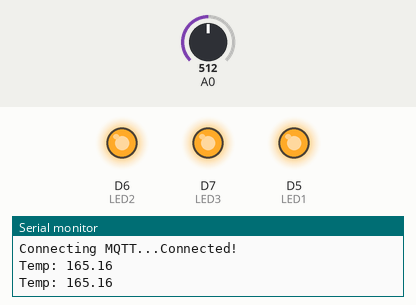
Recording of a sketch running on a simulated ESP8266 (NodeMCU). On the bench: output pins drawn as LEDs (lit = HIGH), the last lines printed to the serial monitor. Inputs (shaded band) come from the test bench; at power-on: A0 = 512. WiFi joins after 1.5 s; servers stay silent unless stated; no MQTT or app messages arrive unless stated.

Above: at 2.7 s.
2.8 s: A0 set to 138
5.5 s: A0 set to 124
At 6.2 s:
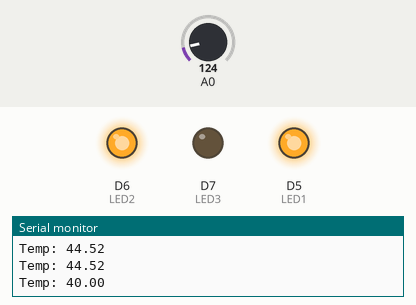
7.0 s: A0 set to 30
At 8.7 s:
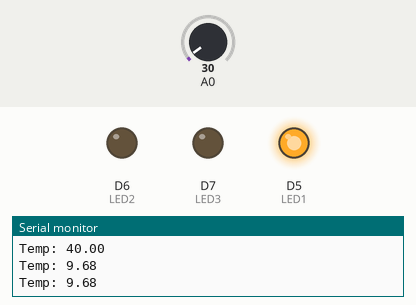
9.0 s: A0 set to 122
At 10.5 s:
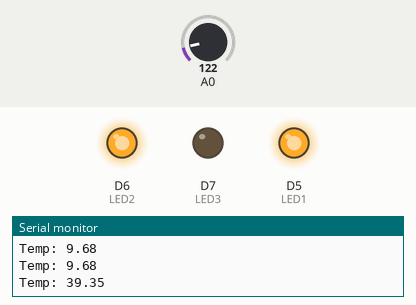
11.0 s: A0 set to 27
At 12.0 s:
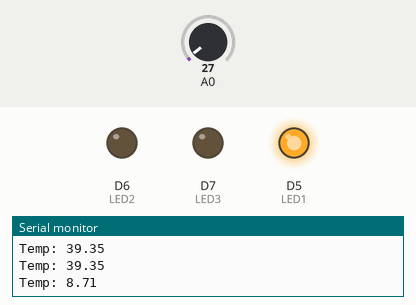
Timing chart, 0 to 14.0 s (numbered marks = the images above; inputs shaded):
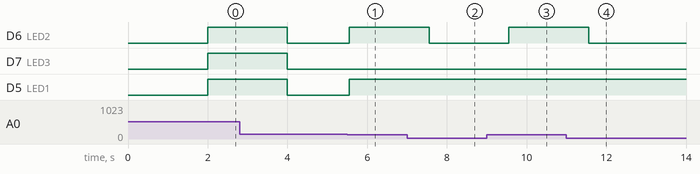

Measured:
- the behaviour switches between 125 and 124 on A0 (found by bisection; images 0 and 1)
- after the input at 5.5 s, D6 (LED2), D5 (LED1): LOW → HIGH after 0.05 s instead of 0.50 s; D7 (LED3): stays LOW (without the input it goes to HIGH after 0.50 s)
- after the input at 7.0 s, D6 (LED2): HIGH → LOW after 0.55 s
- after the input at 9.0 s, D6 (LED2): LOW → HIGH after 0.55 s
- after the input at 11.0 s, D6 (LED2): HIGH → LOW after 0.55 s

The sketch:

ESP8266_ResearchProject.ino
```cpp
#include <ESP8266WiFi.h>
#include <PubSubClient.h>

// WiFi credentials
const char* ssid = "YOUR_WIFI_SSID";
const char* password = "YOUR_WIFI_PASSWORD";

// MQTT Broker IP
const char* mqtt_server = "YOUR_MQTT_BROKER_IP";

WiFiClient espClient;
PubSubClient client(espClient);

// LED Pins
#define LED1 D5
#define LED2 D6
#define LED3 D7

float temperature = 0;

// Timing variables
unsigned long lastReadTime = 0;
const long interval = 1000;

// Blink control
unsigned long lastBlinkTime = 0;
bool ledState = false;

// WiFi
void setup_wifi() {
  Serial.println("Connecting to WiFi...");
  WiFi.begin(ssid, password);

  while (WiFi.status() != WL_CONNECTED) {
    delay(500);
    Serial.print(".");
  }

  Serial.println("\nWiFi connected!");
  Serial.print("IP: ");
  Serial.println(WiFi.localIP());
}

// MQTT reconnect
void reconnect() {
  while (!client.connected()) {
    Serial.print("Connecting MQTT...");
    if (client.connect("ESP8266Client")) {
      Serial.println("Connected!");
    } else {
      Serial.println("Retry...");
      delay(2000);
    }
  }
}

void setup() {
  Serial.begin(115200);
  Serial.println("\nESP STARTED");

  pinMode(LED1, OUTPUT);
  pinMode(LED2, OUTPUT);
  pinMode(LED3, OUTPUT);

  setup_wifi();
  client.setServer(mqtt_server, 1883);
}

void loop() {

  if (!client.connected()) reconnect();
  client.loop();

  unsigned long currentTime = millis();

  // 🔹 Read sensor once per interval
  if (currentTime - lastReadTime >= interval) {

    lastReadTime = currentTime;

    int sensorValue = analogRead(A0);
    float voltage = sensorValue * (3.3 / 1023.0);
    temperature = voltage * 100;

    Serial.print("Temp: ");
    Serial.println(temperature);

    // LED LOGIC
    if (temperature < 37) {
      digitalWrite(LED1, HIGH);
      digitalWrite(LED2, LOW);
      digitalWrite(LED3, LOW);
    }
    else if (temperature >= 37 && temperature <= 40) {
      digitalWrite(LED1, HIGH);
      digitalWrite(LED2, HIGH);
      digitalWrite(LED3, LOW);
    }

    // Send to MQTT
    char msg[100];
    unsigned long timestamp = millis();

    sprintf(msg, "{\"temp\":%.2f,\"time\":%lu}", temperature, timestamp);
    client.publish("esp8266/data", msg);
  }

  // 🔥 NON-BLOCKING BLINK
  if (millis() - lastBlinkTime >= 2000) {

    lastBlinkTime = millis();
    ledState = !ledState;

    if (temperature > 40) {
      digitalWrite(LED1, ledState);
      digitalWrite(LED2, ledState);
      digitalWrite(LED3, ledState);
    }
  }
}
```
